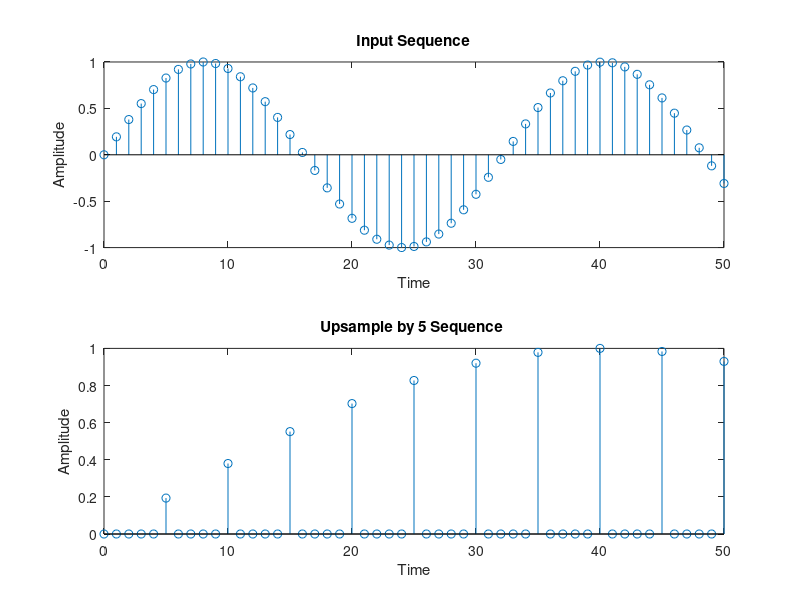

Source code (MATLAB):
clc;
clear all;
close all;
i = input("Upsampling Factor: ");
n = 0:50;
x = sin(2*pi*0.031*n);
subplot(2,1,1)
stem(n, x)
title('Input Sequence')
xlabel('Time')
ylabel('Amplitude')
% Upsampling
y = zeros(1, i*length(x));
y(1:i:end) = x;
subplot(2,1,2)
stem(n, y(1:length(x)))
title(['Upsample by ', num2str(i), ' Sequence '])
xlabel('Time')
ylabel('Amplitude')
